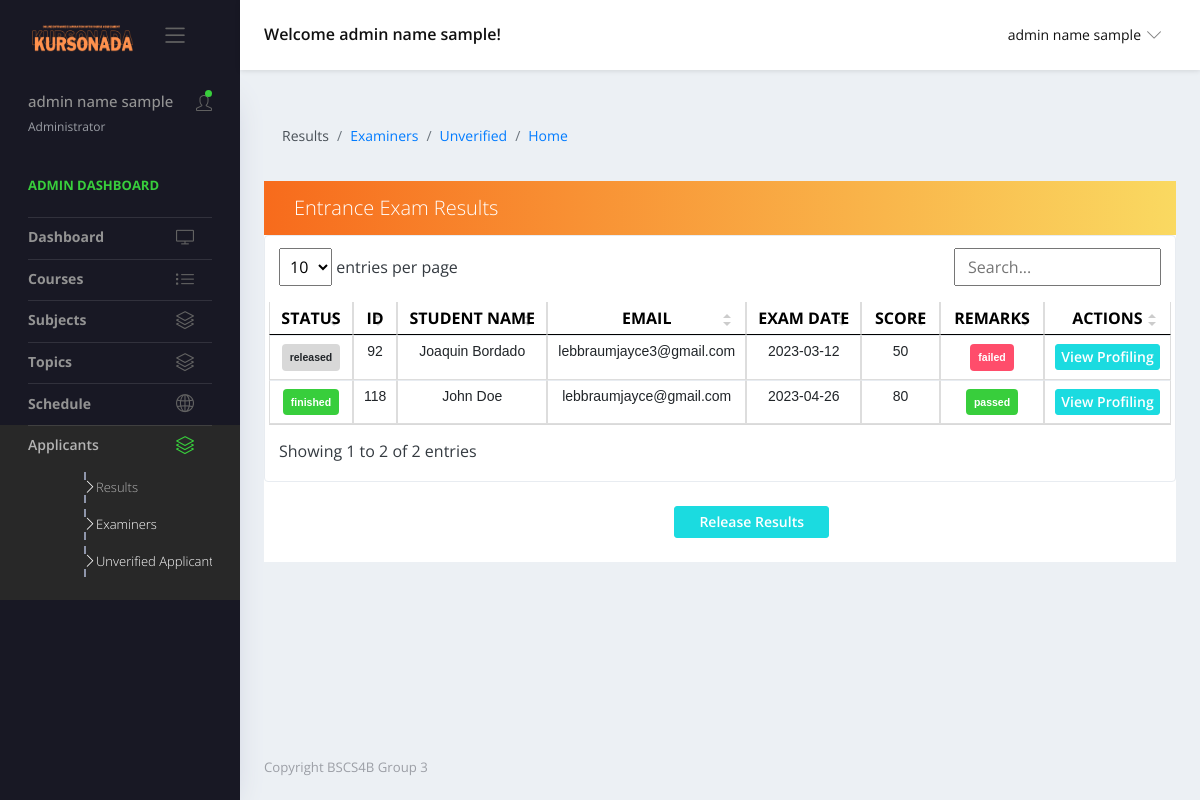
/views/results.php (signed in), run on an earlier commit of the app's database.
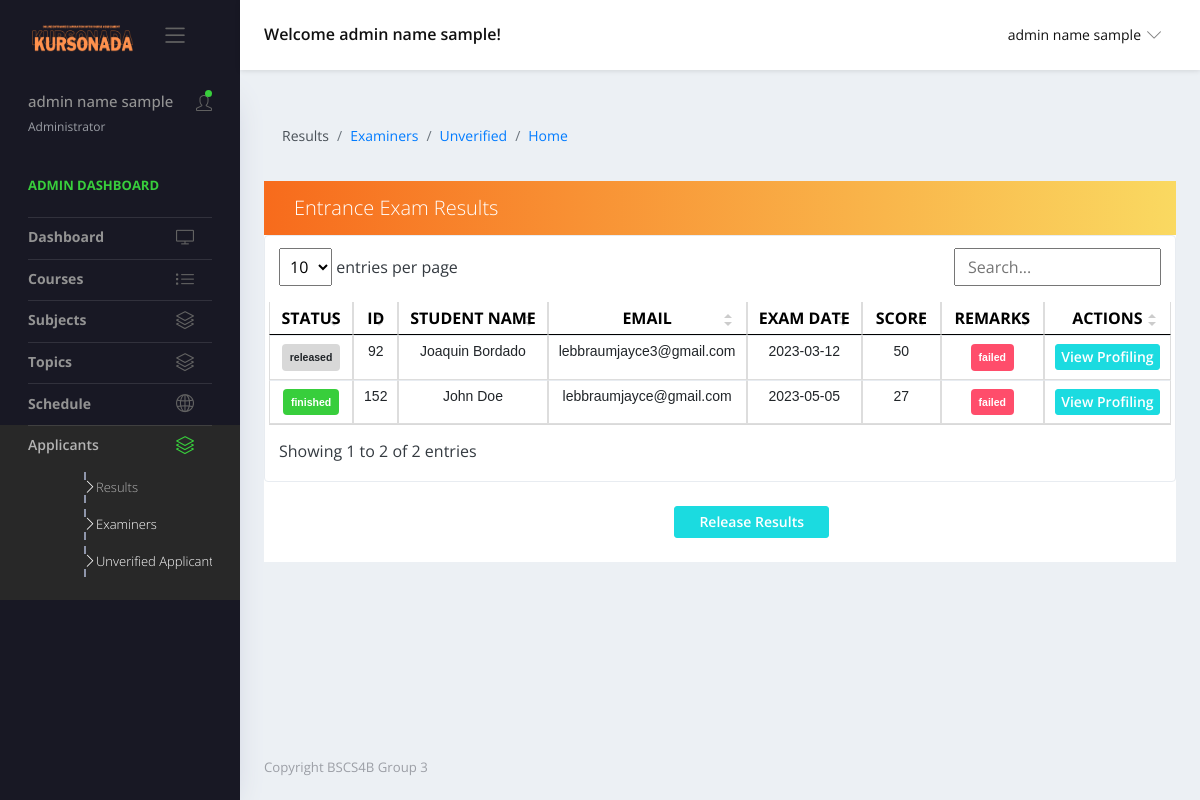
And on a later commit of the database.
### tables this page shows
CREATE TABLE `results` (
  `id` int(11) NOT NULL,
  `fullname` varchar(255) NOT NULL,
  `email` varchar(255) NOT NULL,
  `exam_key` varchar(255) NOT NULL,
  `exam_date` varchar(255) NOT NULL,
  `exam_time` time NOT NULL,
  `exam_time_end` time NOT NULL,
  `score` int(11) NOT NULL,
  `remarks` varchar(255) NOT NULL,
  `status` varchar(255) NOT NULL,
  `strand` varchar(255) NOT NULL,
  `pref_course` varchar(255) NOT NULL,
  `traits` varchar(255) NOT NULL,
  `interest` varchar(255) NOT NULL,
  `skill` varchar(255) NOT NULL,
  `career_goal` varchar(255) NOT NULL,
  `f_course` varchar(255) NOT NULL,
  `f_related_course` varchar(255) NOT NULL,
  `s_course` varchar(255) NOT NULL,
  `s_related_course` varchar(255) NOT NULL,
  `t_course` varchar(255) NOT NULL,
  `t_related_course` varchar(255) NOT NULL,
  `exam_key_created_at` datetime NOT NULL
);

### forms/adminQueries.php (called while the page is built, shortened)
<?php
function getResults() {
    $url = 'localhost';
    $username = 'root';
    $password = '';
    $conn = new mysqli($url, $username, $password, 'project');
    $sql = mysqli_query($conn,
    "SELECT *
    FROM results
    ");
return mysqli_fetch_all($sql, MYSQLI_ASSOC);
}
?>

### views/results.php (the view, shortened to what this page needs)
<?php
include '../forms/adminQueries.php';
          ?>
<!DOCTYPE html>
<html lang="en">
  <head>
    <link rel="stylesheet" href="../vendors/simple-line-icons/css/simple-line-icons.css">
    <link rel="stylesheet" href="../vendors/flag-icon-css/css/flag-icon.min.css">
    <link rel="stylesheet" href="../vendors/css/vendor.bundle.base.css">
    <link rel="stylesheet" href="../vendors/daterangepicker/daterangepicker.css">
    <link rel="stylesheet" href="../vendors/chartist/chartist.min.css">
    <link href="https://cdn.jsdelivr.net/npm/bootstrap@5.0.2/dist/css/bootstrap.min.css" rel="stylesheet">
    <link rel="stylesheet" href="../assets/css/vertical-layout-light/style.css">
    <link rel="stylesheet" href="../assets/css/styles-admin.css">
  </head>
  <body>
    <div class="container-scroller">
      <nav class="navbar default-layout-navbar col-lg-12 col-12 p-0 fixed-top d-flex flex-row">
        <div class="navbar-brand-wrapper d-flex align-items-center">
          <a class="navbar-brand brand-logo" href="../views/admin.php">
            <img src="../assets/img/Kursonada.png" alt="logo" class="logo-dark" />
          </a>
          <button class="navbar-toggler navbar-toggler align-self-center d-none d-lg-flex button-sm" type="button" data-toggle="minimize">
            <span class="icon-menu"></span>
          </button>
        </div>
        <div class="navbar-menu-wrapper d-flex align-items-center flex-grow-1">
          <h5 class="mb-0 font-weight-medium d-none d-lg-flex">Welcome <?php echo ($_SESSION['fullname']); ?>!</h5>
          <ul class="navbar-nav navbar-nav-right ml-auto">
          <li class="nav-item dropdown">
              <a class="nav-link dropdown-toggle" id="UserDropdown" href="#" data-toggle="dropdown" aria-expanded="false">
               <span class="font-weight-normal"><?php echo ($_SESSION['fullname']); ?></span></a>
            </li>
          </ul>
        </div>
      </nav>
      <div class="container-fluid page-body-wrapper">
        <nav class="sidebar sidebar-offcanvas" id="sidebar">
          <ul class="nav">
          <li class="nav-item nav-profile sidebar-menu-title">
              <a href="#" class="nav-link">
                <div class="text-wrapper">
                  <p class="profile-name"><?php echo ($_SESSION['fullname']); ?></p>
                  <p class="designation">Administrator</p>
                </div>
                <div class="icon-container">
                  <i class="icon-user"></i>
                  <div class="dot-indicator bg-success"></div>
                </div>
              </a>
            </li>
            <li class="nav-item nav-category sidebar-menu-title">
              <span class="nav-link">Admin Dashboard</span>
            </li>
            <li class="nav-item">
              <a class="nav-link" href="../views/admin.php">
                <span class="menu-title">Dashboard</span>
                <i class="icon-screen-desktop menu-icon"></i>
              </a>
            </li>
            <li class="nav-item">
              <a class="nav-link" href="../views/admin-courses.php">
                <span class="menu-title">Courses</span>
                <i class="icon-list menu-icon"></i>
              </a>
            </li>
            <li class="nav-item">
              <a class="nav-link" data-toggle="collapse" href="#ui-subjects" aria-expanded="false" aria-controls="ui-subjects">
                <span class="menu-title">Subjects</span>
                <i class="icon-layers menu-icon"></i>
              </a>
            </li>
            <li class="nav-item">
              <a class="nav-link" data-toggle="collapse" href="#ui-topics" aria-expanded="false" aria-controls="ui-topics">
                <span class="menu-title">Topics</span>
                <i class="icon-layers menu-icon"></i>
              </a>
            </li>
            <li class="nav-item">
              <a class="nav-link" href="../views/admin-schedule.php">
                <span class="menu-title">Schedule</span>
                <i class="icon-globe menu-icon"></i>
              </a>
            </li>
            <li class="nav-item">
              <a class="nav-link" data-toggle="collapse" href="#ui-applicants" aria-expanded="false" aria-controls="ui-applicants">
                <span class="menu-title">Applicants</span>
                <i class="icon-layers menu-icon"></i>
              </a>
              <div class="collapse" id="ui-applicants">
                <ul class="nav flex-column sub-menu">
                <li class="nav-item" active> <a class="nav-link" href="../views/results.php">Results</a></li>
                  <li class="nav-item"> <a class="nav-link" href="../views/examiners.php">Examiners</a></li>
                  <li class="nav-item"> <a class="nav-link" href="../views/unverified.php">Unverified Applicants</a></li>
                </ul>
              </div>
            </li>
          </ul>
        </nav>
       <div class="main-panel">
        <div class="content-wrapper">
          <div class="page-header">
            <nav>
              <ol class="breadcrumb">
              <li class="breadcrumb-item active">Results</li>
                <li class="breadcrumb-item"><a href="../views/examiners.php">Examiners</a></li>
                <li class="breadcrumb-item"><a href="../views/unverified.php">Unverified</a></li>
                <li class="breadcrumb-item"><a href="../views/admin.php">Home</a></li>
              </ol>
            </nav>
          </div>
          <div class="row quick-action-toolbar">
            <div class="col-md-12 grid-margin">
              <div class="card">
              <form id="myform" action="" method="POST">
                  <div class="card-header d-block d-md-flex">
                  <p class="lead mb-0 ">Entrance Exam Results</p>
                  </div>
                  <div class="table-responsive border rounded p-1">
                      <table class="table table-hover text-nowrap datatable">
                      <thead>
                      <tr>
                          <th class="font-weight-bold text-center" id="status" scope="col" >STATUS</th>
                          <th class="font-weight-bold text-center" scope="col">ID</th>
                          <th class="font-weight-bold text-center" scope="col">STUDENT NAME</th>
                          <th class="font-weight-bold text-center" scope="col">EMAIL</th>
                          <th class="font-weight-bold text-center" scope="col">EXAM DATE</th>
                          <th class="font-weight-bold text-center" scope="col">SCORE</th>
                          <th class="font-weight-bold text-center" scope="col">REMARKS</th>
                          <th class="font-weight-bold text-center" scope="col">ACTIONS</th>
                        </tr>
                      </thead>
                      <tbody>
                      <?php
                        $rows = getResults();
                        $i = 0;
                        while ($i < count($rows)) {
                           $row = $rows[$i];
                          $id = $row["id"];
                          echo "<tr>";
                          if ($row['status'] == 'active' || $row['status'] == 'finished') {
                            echo "<td><div class='badge badge-success p-2'>" . $row['status'] . "</div></td>";
                        } elseif ($row['status'] == 'pending') {
                            echo "<td><div class='badge badge-danger p-2'>" . $row['status'] . "</div></td>";
                        } else {
                            echo "<td><div class='badge badge-secondary p-2'>" . $row['status'] . "</div></td>";
                        }
                          echo "<td>" . $row["id"] . "</td>";
                          echo "<td>" . $row["fullname"] . "</td>";
                          echo "<td>" . $row["email"] . "</td>";
                          echo "<td>" . $row["exam_date"] . "</td>";
                          echo "<td>" . $row["score"] . "</td>";
                          if ($row['remarks'] == 'passed') {
                            echo "<td><div class='badge badge-success p-2'>" . $row['remarks'] . "</div></td>";
                        } elseif ($row['remarks'] == 'failed') {
                            echo "<td><div class='badge badge-danger p-2'>" . $row['remarks'] . "</div></td>";
                        } else {
                            echo "<td><div class='badge badge-secondary p-2'>" . $row['remarks'] . "</div></td>";
                        }
                          echo "<td><div class='text-center'><button name='btnmodal' type='button' class='btn btn-primary view-btn' data-toggle='modal' data-target='#viewModal' data-id='" . $id . "'>View Profiling</div></button></td>";
                          echo "</tr>";
                               $i++;
                        }
                      ?>
                      </tbody>
                    </table>
                  </div>
                  <div>
                <button type="submit" name="approve" class="btn btn-primary my-4 py-2 px-4" style="margin-left: 45%;" data-bs-toggle="modal" data-bs-target="#transactionModal">Release Results</button>
              </div>
                </div>
              </div>
            </div>
        </div>
        <footer class="footer">
          <div class="d-sm-flex justify-content-center justify-content-sm-between">
            <span class="text-muted d-block text-center text-sm-left d-sm-inline-block">Copyright BSCS4B Group 3</span>
          </div>
        </footer>
        </div>
    </div>
    </div>
    <link href="../assets/vendor/simple-datatables/style.css" rel="stylesheet">
  </body>
</html>

### views/results.php (style rules this page uses)
table { border-collapse: collapse; font-family: Arial, sans-serif; width: 100%; }
th, td { border: 1px solid #ddd; text-align: center; }
th { color: black; font-weight: bold; }
p { font-weight: bold; }
.view-btn { padding:5px; }

What changed in the data, as far as the page shows it:
removed results: status "finished", id "118", fullname "John Doe", email "lebbraumjayce@gmail.com", exam_date "2023-04-26", score "80", remarks "passed"
added results: status "finished", id "152", fullname "John Doe", email "lebbraumjayce@gmail.com", exam_date "2023-05-05", score "27", remarks "failed"
